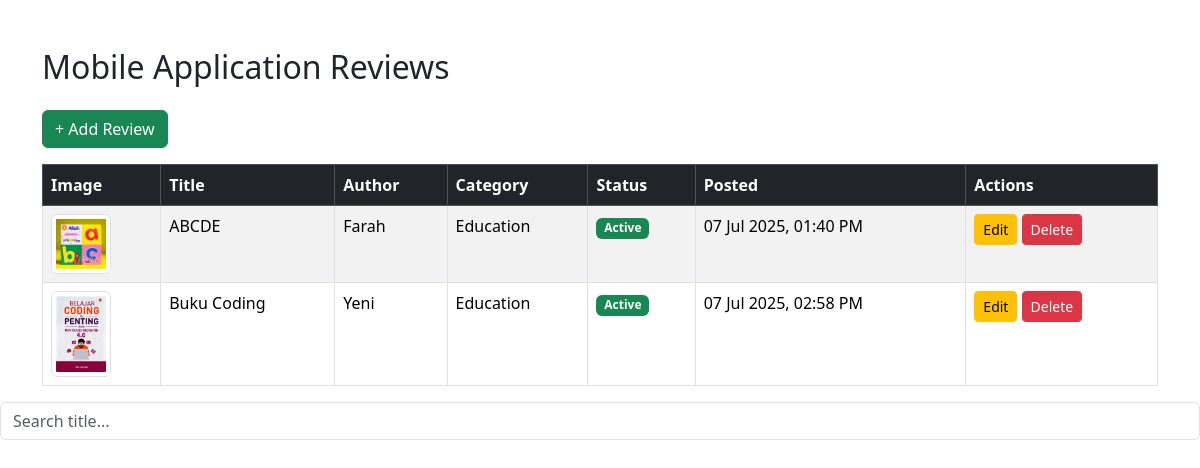
Page /mobile_reviews/add_review.php on the committed database.
### tables this page shows
CREATE TABLE `applications` (
  `id` int(11) NOT NULL,
  `category_id` int(11) DEFAULT NULL,
  `posted_date` datetime DEFAULT current_timestamp(),
  `author` varchar(100) DEFAULT NULL,
  `title` varchar(150) DEFAULT NULL,
  `review` text DEFAULT NULL,
  `image` varchar(255) DEFAULT NULL,
  `image_dir` varchar(255) DEFAULT NULL,
  `status` enum('active','inactive') DEFAULT 'active',
  `created` datetime DEFAULT current_timestamp(),
  `modified` datetime DEFAULT current_timestamp() ON UPDATE current_timestamp()
);

CREATE TABLE `categories` (
  `id` int(11) NOT NULL,
  `title` varchar(100) DEFAULT NULL,
  `status` enum('active','inactive') DEFAULT 'active',
  `created` datetime DEFAULT current_timestamp(),
  `modified` datetime DEFAULT current_timestamp() ON UPDATE current_timestamp()
);

### mobile_reviews/add_review.php (the view, shortened to what this page needs)
<?php include 'db.php'; ?>
<!DOCTYPE html>
<html>
<head>
  <link href="https://cdn.jsdelivr.net/npm/bootstrap@5.3.3/dist/css/bootstrap.min.css" rel="stylesheet">
</head>
<body>
<div class="container mt-5">
  <h2 class="mb-4">Mobile Application Reviews</h2>
  <a href="create.php" class="btn btn-success mb-3">+ Add Review</a>
  <table class="table table-bordered table-striped">
    <thead class="table-dark">
      <tr>
        <th>Image</th>
        <th>Title</th>
        <th>Author</th>
        <th>Category</th>
        <th>Status</th>
        <th>Posted</th>
        <th>Actions</th>
      </tr>
    </thead>
    <tbody>
<?php
$sql = "SELECT applications.*, categories.title AS category_title
        FROM applications
        JOIN categories ON applications.category_id = categories.id";
$result = $conn->query($sql);
while ($row = $result->fetch_assoc()):
?>
<tr>
  <td><img src="uploads/<?= $row['image'] ?>" width="60" class="img-thumbnail"></td>
  <td><?= htmlspecialchars($row['title']) ?></td>
  <td><?= htmlspecialchars($row['author']) ?></td>
  <td><?= htmlspecialchars($row['category_title']) ?></td>
  <td>
    <?php if ($row['status'] == 'active'): ?>
      <span class="badge bg-success">Active</span>
    <?php else: ?>
      <span class="badge bg-danger">Inactive</span>
    <?php endif; ?>
  </td>
  <td><?= date("d M Y, h:i A", strtotime($row['posted_date'])) ?></td>
  <td>
    <a href="edit.php?id=<?= $row['id'] ?>" class="btn btn-sm btn-warning">Edit</a>
    <a href="delete.php?id=<?= $row['id'] ?>" class="btn btn-sm btn-danger" onclick="return confirm('Delete?')">Delete</a>
  </td>
</tr>
<?php endwhile; ?>
    </tbody>
  </table>
</div>
</body>
</html>
<form method="get" class="mb-3">
  <input type="text" name="search" placeholder="Search title..." class="form-control" value="<?= $_GET['search'] ?? '' ?>">
</form>

### rows in the picture
applications: image (picture), title "ABCDE", author "Farah", category.title "Education", status "Active", posted_date "07 Jul 2025, 01:40 PM"
applications: image (picture), title "Buku Coding", author "Yeni", category.title "Education", status "Active", posted_date "07 Jul 2025, 02:58 PM"
